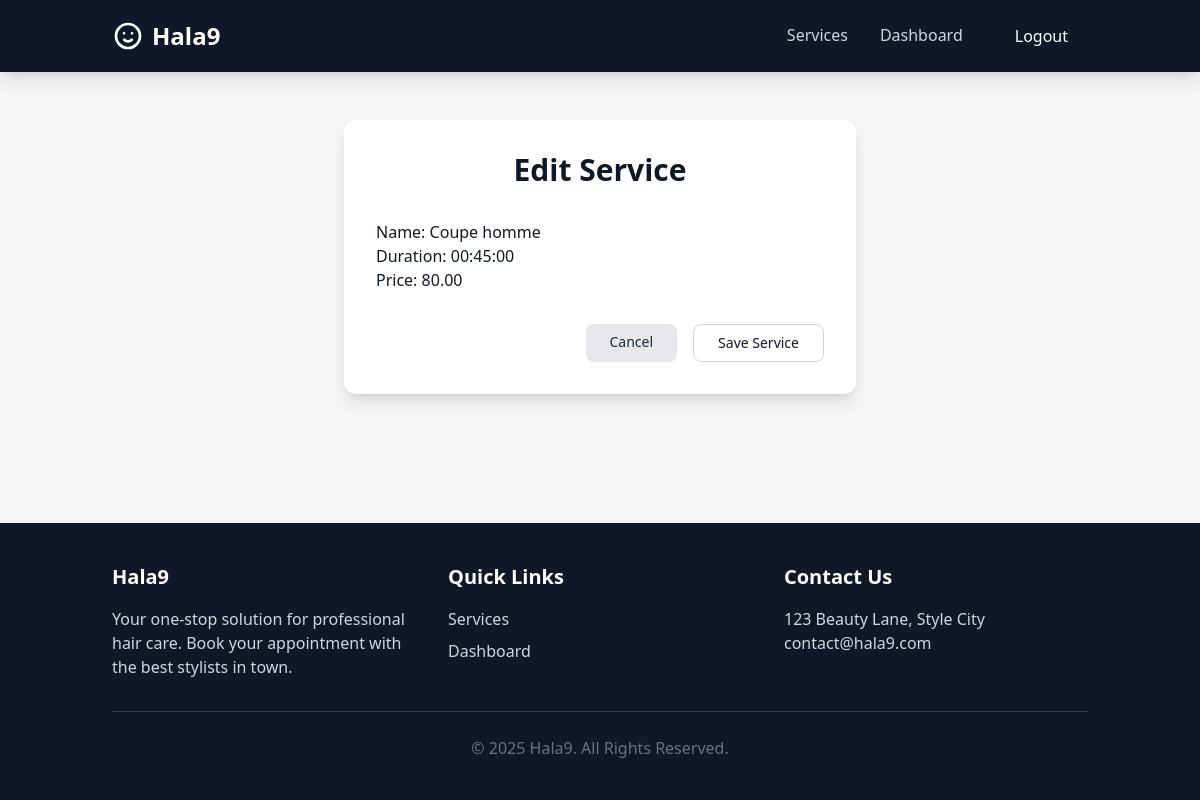
The app's page /services/my-services/1/edit/ (signed in) with its own data.
### services/models.py (models this page shows, shortened)
class Service(models.Model):
    name = models.CharField(max_length=100)
    duration = models.DurationField()
    price = models.DecimalField(max_digits=6, decimal_places=2)
    hairdresser = models.ForeignKey(settings.AUTH_USER_MODEL, on_delete=models.CASCADE, limit_choices_to={'role': 'hairdresser'})

### services/views.py (the view)
# urls.py: path('my-services/<int:pk>/edit/', views.edit_service, name='edit_service'),
@login_required
@user_passes_test(is_hairdresser)
def edit_service(request, pk):
    service = get_object_or_404(Service, pk=pk, hairdresser=request.user)
    if request.method == 'POST':
        form = ServiceForm(request.POST, instance=service)
        if form.is_valid():
            form.save()
            messages.success(request, 'Service updated successfully.')
            return redirect('services:manage_services_list')
    else:
        form = ServiceForm(instance=service)
    return render(request, 'services/service_form.html', {'form': form, 'title': 'Edit Service'})

### services/forms.py
class ServiceForm(forms.ModelForm):
    class Meta:
        model = Service
        fields = ['name', 'duration', 'price']
        widgets = {
            'duration': forms.TextInput(attrs={'placeholder': 'HH:MM:SS'}),
        }

### services/views.py (called while the page is built)
def is_hairdresser(user):
    return user.is_authenticated and user.role == 'hairdresser'

### templates/services/service_form.html (shortened to what this page needs)
{% extends 'hala9/base.html' %}
{% load tailwind_filters %}
{% block content %}
<div class="max-w-lg mx-auto bg-white rounded-xl shadow-lg p-8">
    <h2 class="text-3xl font-bold text-center text-dark-blue mb-8">{{ title }}</h2>
    <form method="post">
        {{ form|crispy }}
        <div class="flex justify-end space-x-4 mt-8">
            <a href="{% url 'services:manage_services_list' %}" class="px-6 py-2 text-sm bg-gray-200 text-gray-800 rounded-lg hover:bg-gray-300 transition-colors">
                Cancel
            </a>
            <button type="submit" class="px-6 py-2 text-sm bg-button-white text-dark-blue rounded-lg hover:bg-gray-200 border border-gray-300 transition-colors">
                Save Service
            </button>
        </div>
    </form>
</div>
{% endblock %}

### records on screen
Service: name "Coupe homme", duration "00:45:00", price "80.00"

### other values on screen
{{ title }} "Edit Service"
